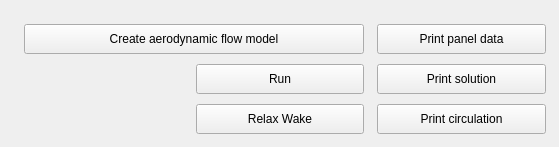
      <widget class="QWidget" name="tabVLM">
       <attribute name="title">
        <string>VLM - vortex lattice model</string>
       </attribute>
       <widget class="QWidget" name="gridLayoutWidget_5">
        <property name="geometry">
         <rect>
          <x>20</x>
          <y>20</y>
          <width>530</width>
          <height>118</height>
         </rect>
        </property>
        <layout class="QGridLayout" name="gridLayout_6">
         <property name="horizontalSpacing">
          <number>3</number>
         </property>
         <property name="verticalSpacing">
          <number>10</number>
         </property>
         <property name="margin">
          <number>4</number>
         </property>
         <item row="1" column="1">
          <widget class="QPushButton" name="VLM_button_Run">
           <property name="minimumSize">
            <size>
             <width>0</width>
             <height>30</height>
            </size>
           </property>
           <property name="text">
            <string>Run</string>
           </property>
          </widget>
         </item>
         <item row="0" column="0" colspan="2">
          <widget class="QPushButton" name="VLM_button_Create">
           <property name="minimumSize">
            <size>
             <width>250</width>
             <height>30</height>
            </size>
           </property>
           <property name="text">
            <string>Create aerodynamic flow model</string>
           </property>
          </widget>
         </item>
         <item row="0" column="3">
          <widget class="QPushButton" name="VLM_button_PrintPaneling">
           <property name="minimumSize">
            <size>
             <width>0</width>
             <height>30</height>
            </size>
           </property>
           <property name="text">
            <string>Print panel data</string>
           </property>
          </widget>
         </item>
         <item row="1" column="3">
          <widget class="QPushButton" name="VLM_button_PrintFlowSolution">
           <property name="minimumSize">
            <size>
             <width>0</width>
             <height>30</height>
            </size>
           </property>
           <property name="text">
            <string>Print solution</string>
           </property>
          </widget>
         </item>
         <item row="0" column="2">
          <spacer name="horizontalSpacer_3">
           <property name="orientation">
            <enum>Qt::Horizontal</enum>
           </property>
           <property name="sizeType">
            <enum>QSizePolicy::Fixed</enum>
           </property>
           <property name="sizeHint" stdset="0">
            <size>
             <width>10</width>
             <height>20</height>
            </size>
           </property>
          </spacer>
         </item>
         <item row="2" column="3">
          <widget class="QPushButton" name="VLM_button_PrintCirculation">
           <property name="minimumSize">
            <size>
             <width>0</width>
             <height>30</height>
            </size>
           </property>
           <property name="text">
            <string>Print circulation</string>
           </property>
          </widget>
         </item>
         <item row="2" column="1">
          <widget class="QPushButton" name="VLM_button_Wake">
           <property name="minimumSize">
            <size>
             <width>0</width>
             <height>30</height>
            </size>
           </property>
           <property name="text">
            <string>Relax Wake</string>
           </property>
          </widget>
         </item>
        </layout>
       </widget>
      </widget>
